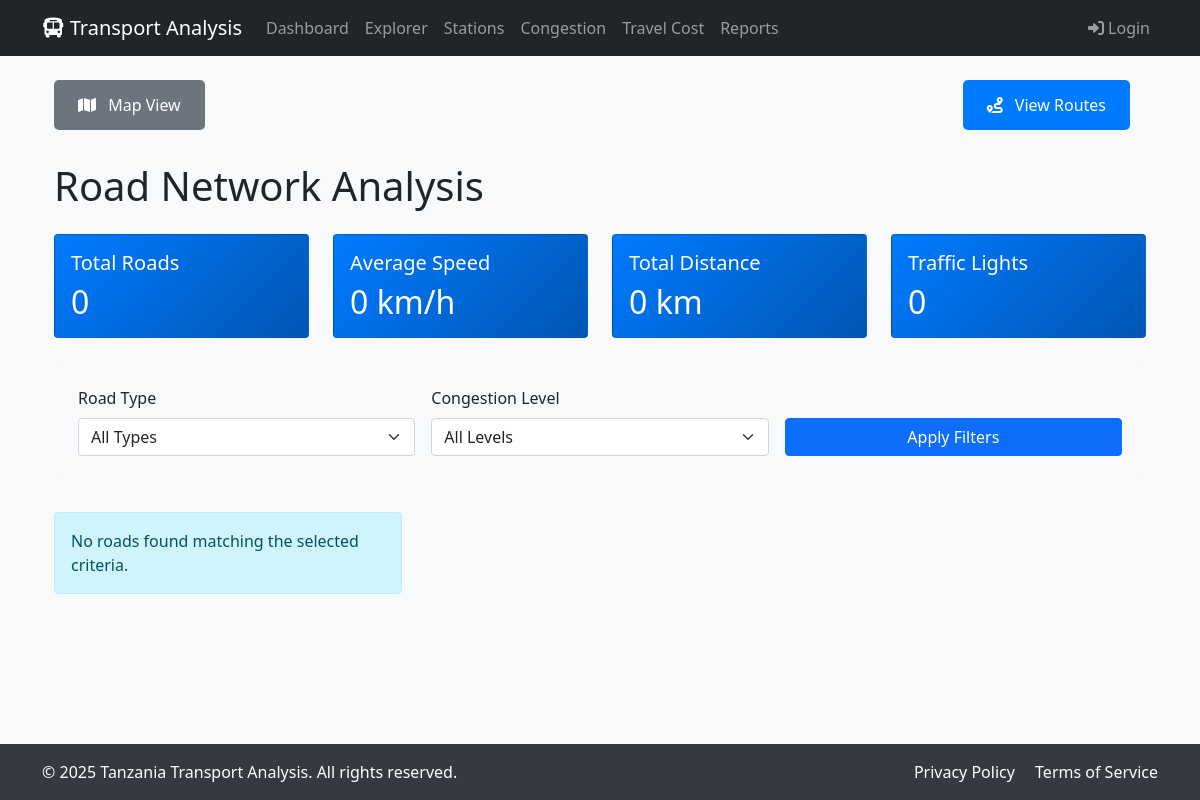
/explorer/roads/, run on an earlier commit of the app's database.
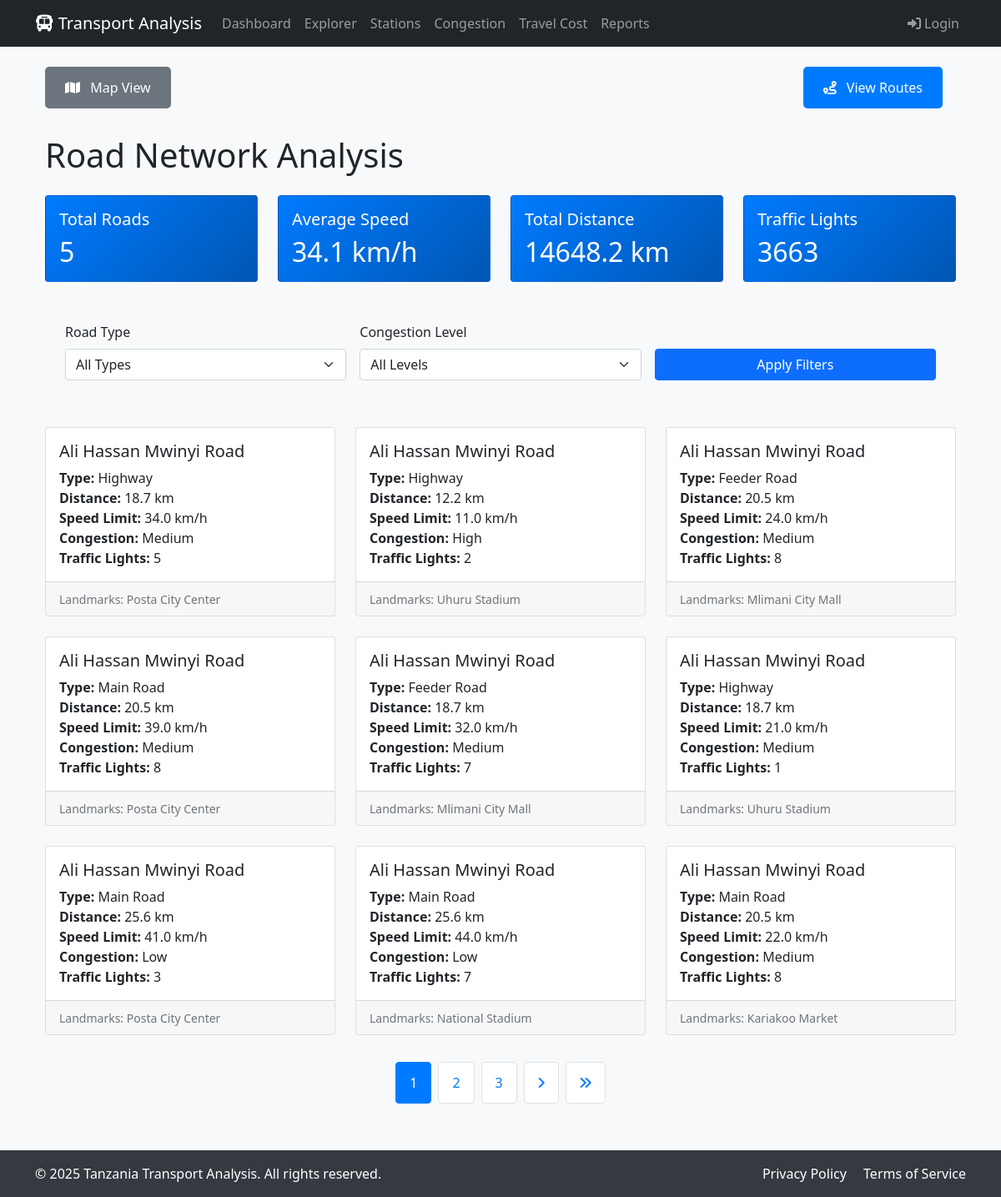
And on a later commit of the database.
### dashboard/models.py (models this page shows, shortened)
class TransportData(models.Model):
    road_name = models.CharField(max_length=255)
    road_distance = models.FloatField()
    route_name = models.CharField(max_length=255)
    bus_station = models.CharField(max_length=255)
    brt_station = models.CharField(max_length=255)
    peak_hours = models.CharField(max_length=50)
    average_speed = models.FloatField()
    travel_time = models.FloatField()
    fare = models.FloatField()
    landmark_nearby = models.CharField(max_length=255)
    road_type = models.CharField(max_length=50)
    traffic_lights_count = models.IntegerField()
    route_type = models.CharField(max_length=50)
    congestion_level = models.CharField(max_length=50)
    passenger_capacity = models.IntegerField()
    alternative_routes = models.CharField(max_length=255)
    bus_station_location = models.CharField(max_length=255)
    brt_station_location = models.CharField(max_length=255)
    geojson_data = models.TextField()
    class Meta:
        verbose_name_plural = "Transport Data"

### explorer/views.py (the view)
# urls.py: path('roads/', views.roads, name='roads'),
def roads(request):
    road_type = request.GET.get('road_type', '')
    congestion = request.GET.get('congestion', '')
    roads_query = TransportData.objects.values(
        'road_name',
        'road_type',
        'road_distance',
        'average_speed',
        'congestion_level',
        'traffic_lights_count',
        'landmark_nearby'
    ).distinct()
    if road_type:
        roads_query = roads_query.filter(road_type=road_type)
    if congestion:
        roads_query = roads_query.filter(congestion_level=congestion)
    roads_query = roads_query.order_by('road_name')
    paginator = Paginator(list(roads_query), 9)  # Convert to list since we used values()
    page = request.GET.get('page', 1)
    roads = paginator.get_page(page)
    stats = TransportData.objects.aggregate(
        total_roads=Count('road_name', distinct=True),
        avg_speed=Avg('average_speed'),
        total_distance=Sum('road_distance'),
        total_traffic_lights=Sum('traffic_lights_count')
    )
    context = {
        'roads': roads,
        'total_roads': stats['total_roads'],
        'avg_speed': round(stats['avg_speed'] or 0, 1),
        'total_distance': round(stats['total_distance'] or 0, 1),
        'total_traffic_lights': stats['total_traffic_lights'] or 0,
        'road_types': TransportData.objects.values_list('road_type', flat=True).distinct().order_by('road_type'),
        'congestion_levels': TransportData.objects.values_list('congestion_level', flat=True).distinct().order_by('congestion_level'),
        'selected_type': road_type,
        'selected_congestion': congestion
    }
    return render(request, 'explorer/roads.html', context)

### explorer/templates/explorer/roads.html (shortened to what the changed rows need)
{% extends 'base.html' %}
{% load static %}
{% block content %}
<div class="container">
    <h1 class="mb-4">Road Network Analysis</h1>
    <div class="row mb-4">
        <div class="col-md-3">
            <div class="card stats-card">
                <div class="card-body">
                    <h5 class="card-title">Total Roads</h5>
                    <h2 class="card-text">{{ total_roads }}</h2>
                </div>
            </div>
        </div>
        <div class="col-md-3">
            <div class="card stats-card">
                <div class="card-body">
                    <h5 class="card-title">Average Speed</h5>
                    <h2 class="card-text">{{ avg_speed }} km/h</h2>
                </div>
            </div>
        </div>
        <div class="col-md-3">
            <div class="card stats-card">
                <div class="card-body">
                    <h5 class="card-title">Total Distance</h5>
                    <h2 class="card-text">{{ total_distance }} km</h2>
                </div>
            </div>
        </div>
        <div class="col-md-3">
            <div class="card stats-card">
                <div class="card-body">
                    <h5 class="card-title">Traffic Lights</h5>
                    <h2 class="card-text">{{ total_traffic_lights }}</h2>
                </div>
            </div>
        </div>
    </div>
    <div class="row row-cols-1 row-cols-md-3 g-4">
        {% for road in roads %}
        <div class="col">
            <div class="card h-100 road-card">
                <div class="card-body">
                    <h5 class="card-title">{{ road.road_name }}</h5>
                    <p class="card-text">
                        <strong>Type:</strong> {{ road.road_type }}<br>
                        <strong>Distance:</strong> {{ road.road_distance }} km<br>
                        <strong>Speed Limit:</strong> {{ road.average_speed }} km/h<br>
                        <strong>Congestion:</strong> {{ road.congestion_level }}<br>
                        <strong>Traffic Lights:</strong> {{ road.traffic_lights_count }}
                    </p>
                </div>
                <div class="card-footer">
                    <small class="text-muted">Landmarks: {{ road.landmark_nearby|default:"None" }}</small>
                </div>
            </div>
        </div>
        {% empty %}
        <div class="col-12">
            <div class="alert alert-info">No roads found matching the selected criteria.</div>
        </div>
        {% endfor %}
    </div>
    {% if roads.has_other_pages %}
    <nav aria-label="Page navigation" class="mt-4">
        <ul class="pagination justify-content-center">
            {% for num in roads.paginator.page_range %}
                {% if roads.number == num %}
                    <li class="page-item active">
                        <span class="page-link">{{ num }}</span>
                    </li>
                {% elif num > roads.number|add:'-3' and num < roads.number|add:'3' %}
                    <li class="page-item">
                        <a class="page-link" href="?page={{ num }}">{{ num }}</a>
                    </li>
                {% endif %}
            {% endfor %}
            {% if roads.has_next %}
            <li class="page-item">
                <a class="page-link" href="?page={{ roads.next_page_number }}" aria-label="Next">
                    <i class="fas fa-angle-right"></i>
                </a>
            </li>
            <li class="page-item">
                <a class="page-link" href="?page={{ roads.paginator.num_pages }}" aria-label="Last">
                    <i class="fas fa-angle-double-right"></i>
                </a>
            </li>
            {% endif %}
        </ul>
    </nav>
    {% endif %}
</div>
{% endblock %}

What changed in the data, as far as the page shows it:
added TransportData: road_name "Ali Hassan Mwinyi Road", road_type "Highway", road_distance "18.7", average_speed "34.0", congestion_level "Medium", traffic_lights_count "5", landmark_nearby "Posta City Center"
added TransportData: road_name "Ali Hassan Mwinyi Road", road_type "Highway", road_distance "12.2", average_speed "11.0", congestion_level "High", traffic_lights_count "2", landmark_nearby "Uhuru Stadium"
added TransportData: road_name "Ali Hassan Mwinyi Road", road_type "Feeder Road", road_distance "20.5", average_speed "24.0", congestion_level "Medium", traffic_lights_count "8", landmark_nearby "Mlimani City Mall"
added TransportData: road_name "Ali Hassan Mwinyi Road", road_type "Main Road", road_distance "20.5", average_speed "39.0", congestion_level "Medium", traffic_lights_count "8", landmark_nearby "Posta City Center"
added TransportData: road_name "Ali Hassan Mwinyi Road", road_type "Feeder Road", road_distance "18.7", average_speed "32.0", congestion_level "Medium", traffic_lights_count "7", landmark_nearby "Mlimani City Mall"
added TransportData: road_name "Ali Hassan Mwinyi Road", road_type "Highway", road_distance "18.7", average_speed "21.0", congestion_level "Medium", traffic_lights_count "1", landmark_nearby "Uhuru Stadium"
added TransportData: road_name "Ali Hassan Mwinyi Road", road_type "Main Road", road_distance "25.6", average_speed "41.0", congestion_level "Low", traffic_lights_count "3", landmark_nearby "Posta City Center"
added TransportData: road_name "Ali Hassan Mwinyi Road", road_type "Main Road", road_distance "25.6", average_speed "44.0", congestion_level "Low", traffic_lights_count "7", landmark_nearby "National Stadium"
added TransportData: road_name "Ali Hassan Mwinyi Road", road_type "Main Road", road_distance "20.5", average_speed "22.0", congestion_level "Medium", traffic_lights_count "8", landmark_nearby "Kariakoo Market"
Also different on the page:
{{ total_roads }}: "0" → "5"
{{ avg_speed }}: "0" → "34.1"
{{ total_distance }}: "0" → "14648.2"
{{ total_traffic_lights }}: "0" → "3663"
new list line: "1"
new list line: "2"
new list line: "3"
text no longer shown: "No roads found matching the selected criteria."
